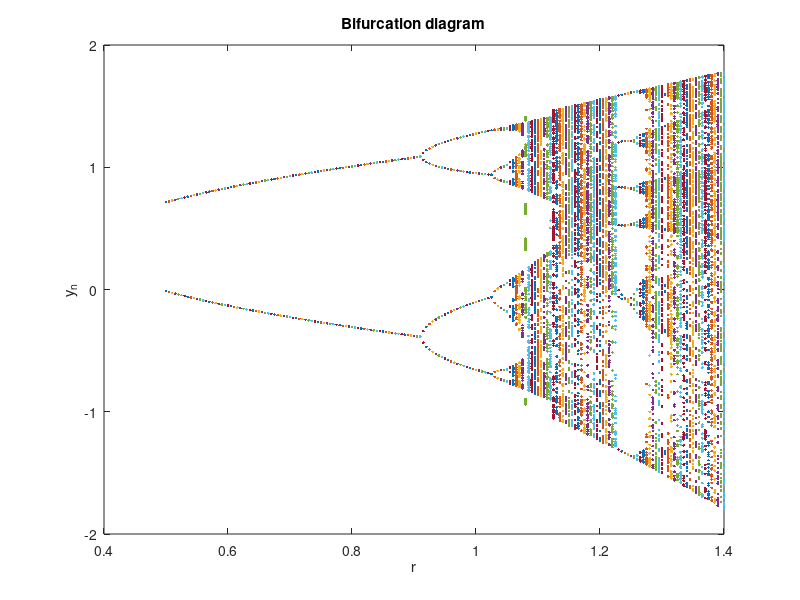

Reproduce this figure in MATLAB.
% code is refered from website http://www.math.le.ac.uk/people/rld8/ma1251/lab3.html
% Npre, the number of orbit points we want to discard (number of pre-iterates),  
% Nplot, the number of orbit points we want to plot for each value of parameter r (number of iterates).

Npre = 500; Nplot = 200; 

%efines x and y as a Matlab array with Nplot rows and 1 column,respectively.

x = zeros(Nplot,1); 
y = zeros(Nplot,1);

% p ranges from 0.5 to 1.4 by intervel of 0.005

for p = 0.5:0.005:1.4, 
  x(1) = 0.05;                   % initial value for x
  y(1) = 0.01;                   % initial value for y
  
   % iterate to caculate x(n) and y(n),  put them as initial values for the next loop
   
  for n = 1:Npre,
    y(2)=x(1);
    x(2)=p-x(1)^2+0.3*y(1); 
    y(1)=y(2);
    x(1)=x(2);
  end, 
  for n = 1:Nplot-1,                  % iterate to caculate x(n) and y(n)
    y(n+1)=x(n);
    x(n+1) =p-x(n)^2+0.3*y(n); 
  end, 
  plot(p*ones(Nplot,1), y, '.');       %plot y to p
  hold on; 
end, 
title('Bifurcation diagram'); 
xlabel('r');  ylabel('y_n'); 
hold off;